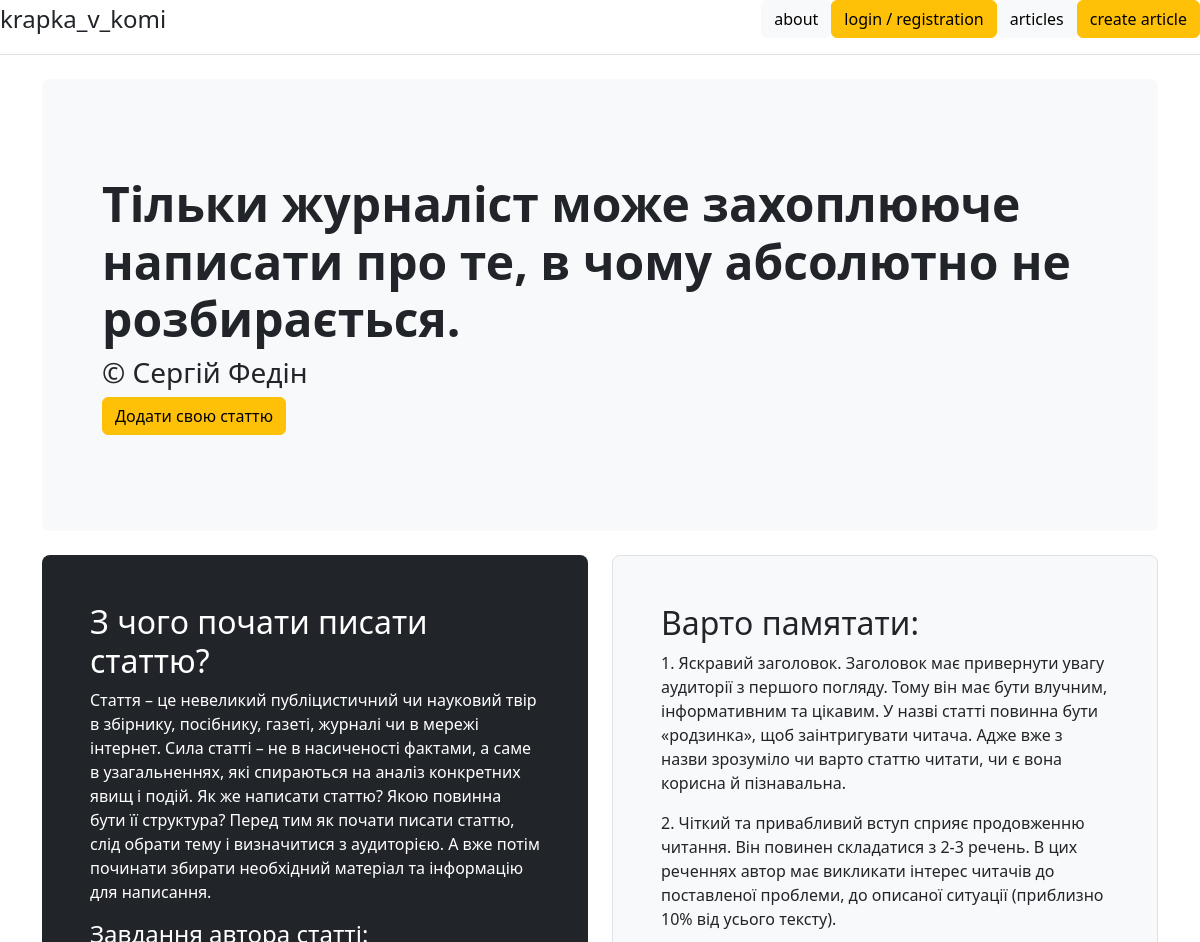
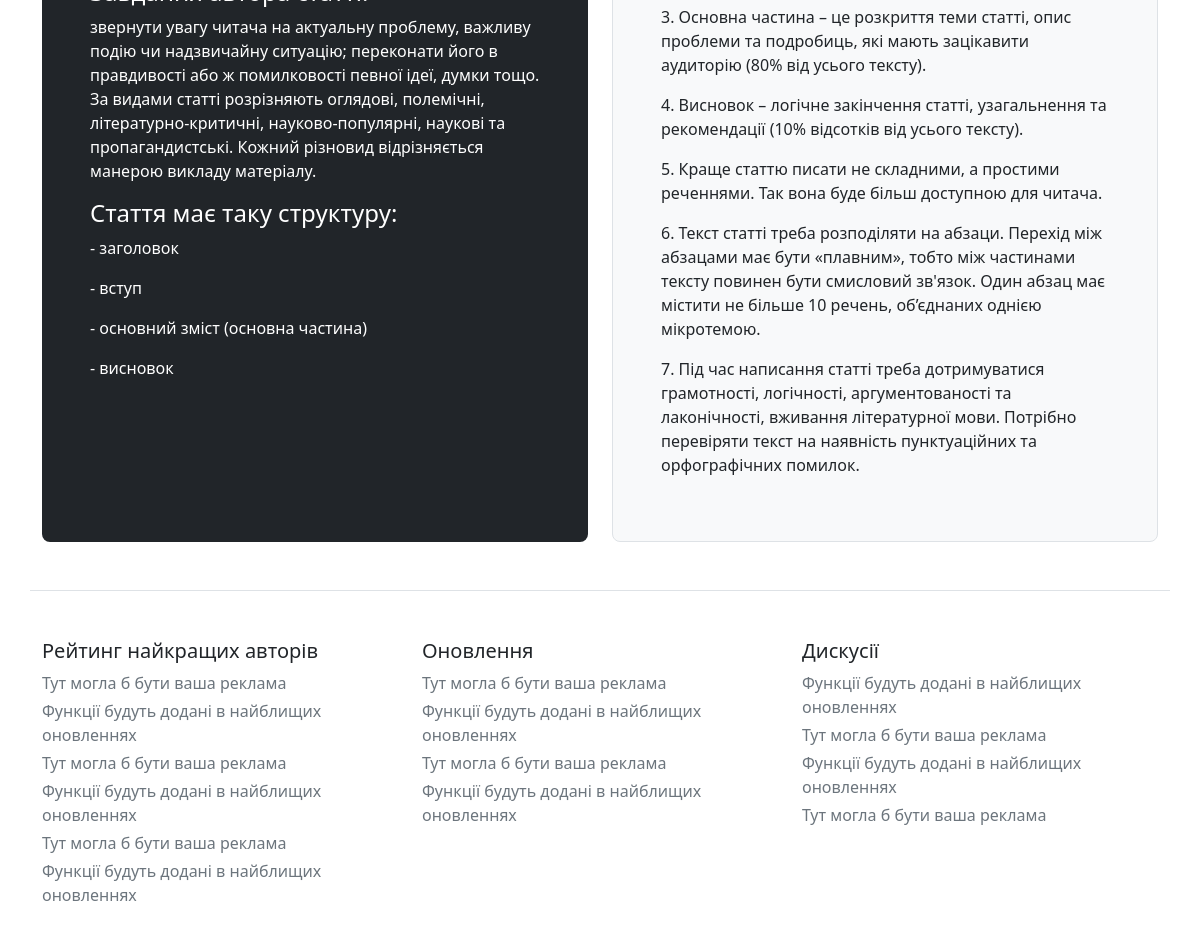
The page /home on the database its author committed (2 pictures, top to bottom).
### tables this page shows
CREATE TABLE data_quotes(id, quote, author);

### sweater/index.py (the view)
@app.route('/')
@app.route('/home')
def index():
    database = sqlite3.connect('blog2.db')
    cursor = database.cursor()
    qoute_id = cursor.execute('SELECT id FROM data_quotes').fetchall()
    random_id = random.randrange(int(clear(qoute_id[0])), int(clear(qoute_id[-1])))
    random_id = str(random_id)
    quote = cursor.execute('SELECT quote FROM data_quotes WHERE id == ?', (random_id,)).fetchone()
    quote = clear(quote)
    author = cursor.execute('SELECT author FROM data_quotes WHERE id == ?', (random_id,)).fetchone()
    author = clear(author)
    quotes = [quote, author]
    return render_template('index.html', quotes=quotes)

### clear.py (called while the page is built)
def clear(txt_db):
    txt_db = str(txt_db)
    test = ''
    if len(str(txt_db))>5:
        test += txt_db[0] + txt_db[1] + txt_db[-3] + txt_db[-2] + txt_db[-1]
        if test == "('',)":
            if len(txt_db) > 5:
                clear_txt = ''
                for i in range(2, len(str(txt_db))-3, 1):
                    clear_txt += txt_db[i]
                return clear_txt
        else:
            return txt_db
    else:
        return txt_db

### sweater/templates/index.html (shortened to what this page needs)
{% extends 'base.html' %}
{% block body %}
<div class="container">
<div class="p-5 mb-4 bg-light rounded-3">
    <div class="container-fluid py-5">
      <h1 class="display-5 fw-bold">{{quotes[0]}} </h1>
      <h3>© {{quotes[1]}}</h3>
      <a class="btn btn-warning" href="\create-article">Додати cвою статтю</a>
    </div>
  </div>
  <div class="row align-items-md-stretch">
    <div class="col-md-6">
      <div class="h-100 p-5 text-white bg-dark rounded-3">
        <h2>З чого почати писати статтю?</h2>
        <p>Стаття – це невеликий публіцистичний чи науковий твір в збірнику, посібнику, газеті, журналі чи в мережі інтернет. Сила статті – не в насиченості фактами, а саме в узагальненнях, які спираються на аналіз конкретних явищ і подій. Як же написати статтю? Якою повинна бути її структура? Перед тим як почати писати статтю, слід обрати тему і визначитися з аудиторією. А вже потім починати збирати необхідний матеріал та інформацію для написання.</p>
        <h4>Завдання автора статті:</h4>
        <p>звернути увагу читача на актуальну проблему, важливу подію чи надзвичайну ситуацію;
          переконати його в правдивості або ж помилковості певної ідеї, думки тощо.
          За видами статті розрізняють оглядові, полемічні, літературно-критичні, науково-популярні, наукові та пропагандистські. Кожний різновид відрізняється манерою викладу матеріалу.</p>
        <h4>Стаття має таку структуру:</h4>
        <p>- заголовок </p>
        <p>- вступ</p>
        <p>- основний зміст (основна частина)</p>
        <p>- висновок</p>
      </div>
    </div>
    <div class="col-md-6">
      <div class="h-100 p-5 bg-light border rounded-3">
        <h2>Варто памятати:</h2>
        <p>1. Яскравий заголовок. Заголовок має привернути увагу аудиторії з першого погляду. Тому він має бути влучним, інформативним та цікавим. У назві статті повинна бути «родзинка», щоб заінтригувати читача. Адже вже з назви зрозуміло чи варто статтю читати, чи є вона корисна й пізнавальна.</p>
        <p>2. Чіткий та привабливий вступ сприяє продовженню читання. Він повинен складатися з 2-3 речень. В цих реченнях автор має викликати інтерес читачів до поставленої проблеми, до описаної ситуації (приблизно 10% від усього тексту).</p>
        <p>3. Основна частина – це розкриття теми статті, опис проблеми та подробиць, які мають зацікавити аудиторію (80% від усього тексту).</p>
        <p>4. Висновок – логічне закінчення статті, узагальнення та рекомендації (10% відсотків від усього тексту).</p>
        <p>5. Краще статтю писати не складними, а простими реченнями. Так вона буде більш доступною для читача.</p>
        <p>6. Текст статті треба розподіляти на абзаци. Перехід між абзацами має бути «плавним», тобто між частинами тексту повинен бути смисловий зв'язок. Один абзац має містити не більше 10 речень, об’єднаних однією мікротемою.</p>
        <p>7. Під час написання статті треба дотримуватися грамотності, логічності, аргументованості та лаконічності, вживання літературної мови. Потрібно перевіряти текст на наявність пунктуаційних та орфографічних помилок.</p>
      </div>
    </div>
  </div>
  </div>
{% endblock %}

### rows shown on the page
data_quotes: quote "Тільки журналіст може захоплююче написати про те, в чому абсолютно не розбирається.", author "Сергій Федін"
